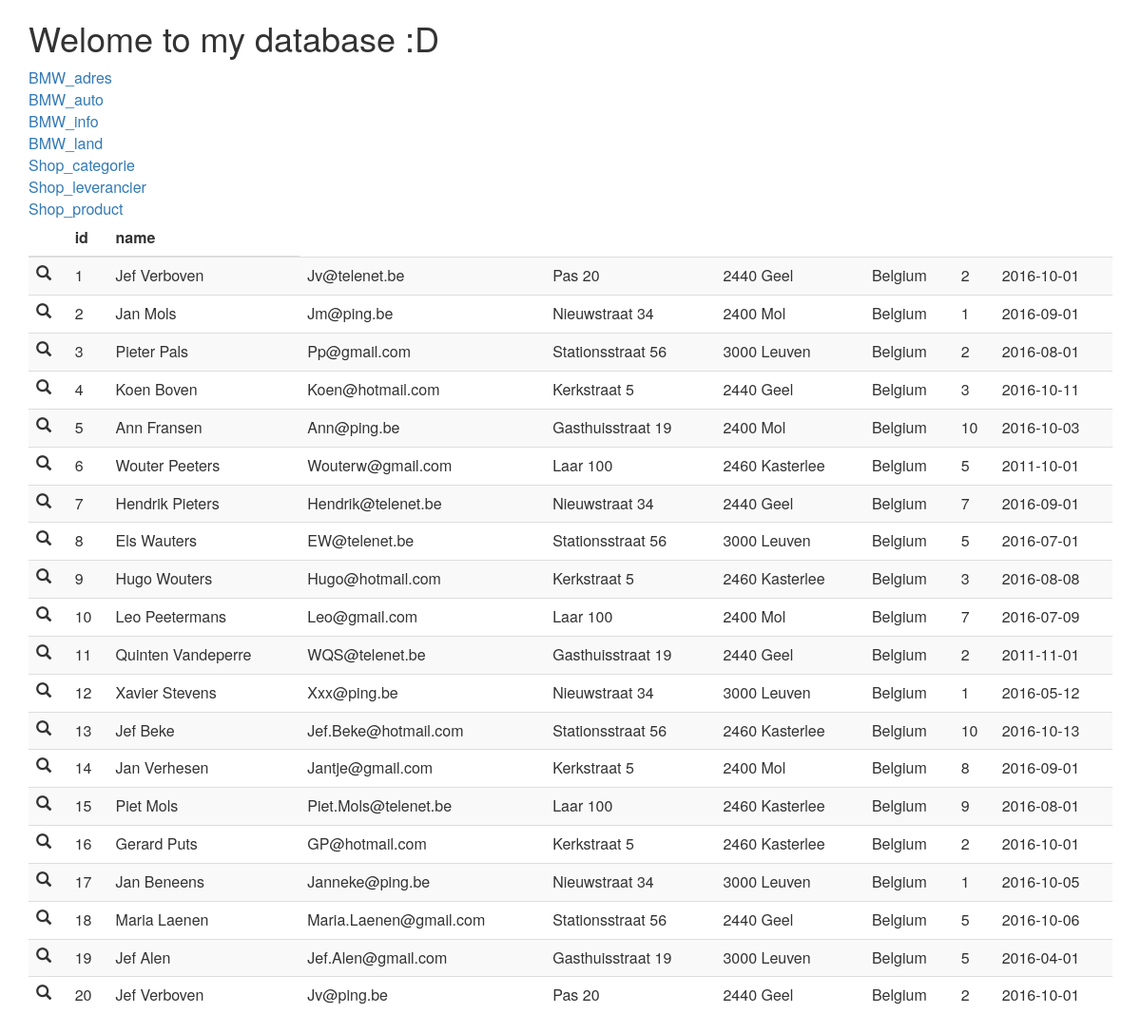
The page /tabel3.php on the database its author committed.
### tables this page shows
CREATE TABLE IF NOT EXISTS bmw_info (
  id int(10) unsigned NOT NULL,
  naam varchar(250) NOT NULL,
  email varchar(250) NOT NULL,
  straat varchar(250) DEFAULT NULL,
  plaats varchar(250) DEFAULT NULL,
  land varchar(250) DEFAULT NULL,
  auto varchar(250) DEFAULT NULL,
  datum date DEFAULT NULL
);

### www/tabel3.php (the view, shortened to what this page needs)
<html>
	<head>
		<link rel="stylesheet" href="http://maxcdn.bootstrapcdn.com/bootstrap/3.3.6/css/bootstrap.min.css">
	</head>
	<body>
		<div class="container">
			<?php echo "<h1>Welome to my database :D</h1>"; ?>
			<table>
				<tr><td><a href="http://192.168.56.5:8001/index.php">BMW_adres</a></td></tr>
				<tr><td><a href="http://192.168.56.5:8001/tabel2.php">BMW_auto</a></td></tr>
				<tr><td><a href="http://192.168.56.5:8001/tabel3.php">BMW_info</a></td></tr>
				<tr><td><a href="http://192.168.56.5:8001/tabel4.php">BMW_land</a></td></tr>
				<tr><td><a href="http://192.168.56.5:8001/tabel5.php">Shop_categorie</a></td></tr>
				<tr><td><a href="http://192.168.56.5:8001/tabel6.php">Shop_leverancier</a></td></tr>
				<tr><td><a href="http://192.168.56.5:8001/tabel7.php">Shop_product</a></td></tr>
			</table>
			<?php
				$conn = mysqli_connect('db', 'maarten', 'R1234-56', "myDB");
				$query = 'SELECT * From bmw_info';
				$result = mysqli_query($conn, $query);
				echo '<table class="table table-striped">';
				echo '<thead><tr><th></th><th>id</th><th>name</th></tr></thead>';
				while($value = $result->fetch_array(MYSQLI_ASSOC)){
					echo '<tr>';
					echo '<td><span class="glyphicon glyphicon-search"></span></td>';
					foreach($value as $element){
						echo '<td>' . $element . '</td>';
					}
					echo '</tr>';
				}
				echo '</table>';
			?>
		</div>
	</body>
</html>

### rows shown on the page
bmw_info: id "1", naam "Jef Verboven", email "Jv@telenet.be", straat "Pas 20", plaats "2440 Geel", land "Belgium", auto "2", datum "2016-10-01"
bmw_info: id "2", naam "Jan Mols", email "Jm@ping.be", straat "Nieuwstraat 34", plaats "2400 Mol", land "Belgium", auto "1", datum "2016-09-01"
bmw_info: id "3", naam "Pieter Pals", email "Pp@gmail.com", straat "Stationsstraat 56", plaats "3000 Leuven", land "Belgium", auto "2", datum "2016-08-01"
bmw_info: id "4", naam "Koen Boven", email "Koen@hotmail.com", straat "Kerkstraat 5", plaats "2440 Geel", land "Belgium", auto "3", datum "2016-10-11"
bmw_info: id "5", naam "Ann Fransen", email "Ann@ping.be", straat "Gasthuisstraat 19", plaats "2400 Mol", land "Belgium", auto "10", datum "2016-10-03"
bmw_info: id "6", naam "Wouter Peeters", email "Wouterw@gmail.com", straat "Laar 100", plaats "2460 Kasterlee", land "Belgium", auto "5", datum "2011-10-01"
bmw_info: element "7", naam "Hendrik Pieters", email "Hendrik@telenet.be", straat "Nieuwstraat 34", plaats "2440 Geel", land "Belgium", datum "2016-09-01"
bmw_info: id "8", naam "Els Wauters", email "EW@telenet.be", straat "Stationsstraat 56", plaats "3000 Leuven", land "Belgium", auto "5", datum "2016-07-01"
bmw_info: id "9", naam "Hugo Wouters", email "Hugo@hotmail.com", straat "Kerkstraat 5", plaats "2460 Kasterlee", land "Belgium", auto "3", datum "2016-08-08"
bmw_info: id "10", naam "Leo Peetermans", email "Leo@gmail.com", straat "Laar 100", plaats "2400 Mol", land "Belgium", auto "7", datum "2016-07-09"
bmw_info: id "11", naam "Quinten Vandeperre", email "WQS@telenet.be", straat "Gasthuisstraat 19", plaats "2440 Geel", land "Belgium", auto "2", datum "2011-11-01"
bmw_info: id "12", naam "Xavier Stevens", email "Xxx@ping.be", straat "Nieuwstraat 34", plaats "3000 Leuven", land "Belgium", auto "1", datum "2016-05-12"
bmw_info: id "13", naam "Jef Beke", email "Jef.Beke@hotmail.com", straat "Stationsstraat 56", plaats "2460 Kasterlee", land "Belgium", auto "10", datum "2016-10-13"
bmw_info: id "14", naam "Jan Verhesen", email "Jantje@gmail.com", straat "Kerkstraat 5", plaats "2400 Mol", land "Belgium", auto "8", datum "2016-09-01"
bmw_info: id "15", naam "Piet Mols", email "Piet.Mols@telenet.be", straat "Laar 100", plaats "2460 Kasterlee", land "Belgium", auto "9", datum "2016-08-01"
bmw_info: id "16", naam "Gerard Puts", email "GP@hotmail.com", straat "Kerkstraat 5", plaats "2460 Kasterlee", land "Belgium", auto "2", datum "2016-10-01"
bmw_info: id "17", naam "Jan Beneens", email "Janneke@ping.be", straat "Nieuwstraat 34", plaats "3000 Leuven", land "Belgium", auto "1", datum "2016-10-05"
bmw_info: id "18", naam "Maria Laenen", email "Maria.Laenen@gmail.com", straat "Stationsstraat 56", plaats "2440 Geel", land "Belgium", auto "5", datum "2016-10-06"
bmw_info: id "19", naam "Jef Alen", email "Jef.Alen@gmail.com", straat "Gasthuisstraat 19", plaats "3000 Leuven", land "Belgium", auto "5", datum "2016-04-01"
bmw_info: id "20", naam "Jef Verboven", email "Jv@ping.be", straat "Pas 20", plaats "2440 Geel", land "Belgium", auto "2", datum "2016-10-01"
